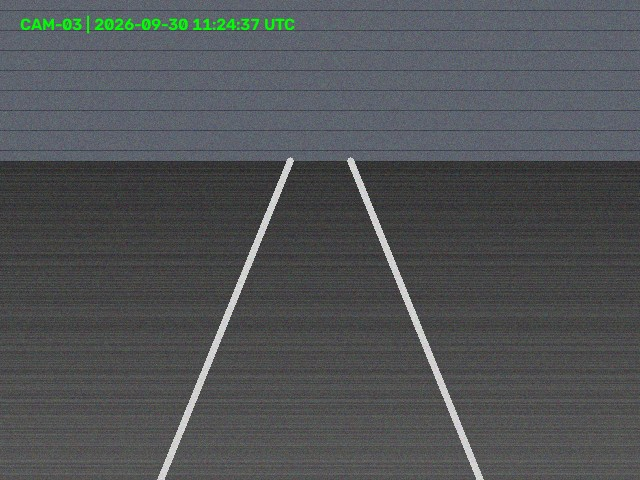
#> input picture data/surveillance_mini/authentic/authentic_001.jpg, 640 x 480 px
$ python -i forensic_features.py   (imports and definitions only)
#> lines starting #> are read from the running program, lines starting #| are printed output that depends on the picture; after the words box and inside, x2 and y2 are one past the last pixel; in counts of white or black regions, pixels touching at a corner belong together
"""
Forensic Feature Extraction Module for Netra-One Forensics.

Provides signal extraction methods for image forgery & tamper detection:
1. Error Level Analysis (ELA)
2. Noise Residual Analysis & Local Variance Heatmap
3. FFT Frequency Spectrum Analysis
4. Robust Z-score Anomaly Score Calculation (MAD)
5. Signal Fusion Bounding Box Localization
"""

import io
from typing import Any, Dict, List, Optional, Tuple

import cv2
import numpy as np
from PIL import Image


def compute_ela(
    img_rgb: np.ndarray, quality: int = 90
) -> Tuple[np.ndarray, np.ndarray, np.ndarray]:
    """Computes Error Level Analysis (ELA) by re-compressing the image at a target JPEG quality.

    Args:
        img_rgb: Input image in RGB uint8 format (HxWx3).
        quality: JPEG compression quality (1-100). Default is 90.

    Returns:
        Tuple of:
            - ela_scaled (np.ndarray): Per-channel 0-255 scaled ELA difference (RGB uint8).
            - ela_gray (np.ndarray): Grayscale magnitude of ELA (uint8).
            - ela_vis (np.ndarray): JET colormap visualization of ELA (RGB uint8).
    """
    if img_rgb.ndim == 2:
        img_rgb = cv2.cvtColor(img_rgb, cv2.COLOR_GRAY2RGB)

    pil_img = Image.fromarray(img_rgb)
    buffer = io.BytesIO()
    pil_img.save(buffer, format="JPEG", quality=quality)
    buffer.seek(0)
    recompressed = np.array(Image.open(buffer).convert("RGB"))

    # Compute absolute difference
    diff = np.abs(img_rgb.astype(np.float32) - recompressed.astype(np.float32))

    # Scale per channel to 0-255
    ela_scaled = np.zeros_like(diff, dtype=np.uint8)
    for ch in range(3):
        ch_max = diff[:, :, ch].max()
        if ch_max > 0:
            ela_scaled[:, :, ch] = np.clip(
                diff[:, :, ch] * (255.0 / ch_max), 0, 255
            ).astype(np.uint8)
        else:
            ela_scaled[:, :, ch] = 0

    ela_gray = cv2.cvtColor(ela_scaled, cv2.COLOR_RGB2GRAY)
    ela_vis_bgr = cv2.applyColorMap(ela_gray, cv2.COLORMAP_JET)
    ela_vis = cv2.cvtColor(ela_vis_bgr, cv2.COLOR_BGR2RGB)

    return ela_scaled, ela_gray, ela_vis


def compute_noise_residual(
    img_rgb: np.ndarray, block_size: int = 32, ksize: int = 5
) -> Tuple[np.ndarray, np.ndarray, np.ndarray]:
    """Computes median filter noise residual and local block variance heatmap.

    Args:
        img_rgb: Input image in RGB uint8 format.
        block_size: Size of non-overlapping blocks for variance computation.
        ksize: Kernel size for median filter (must be odd integer).

    Returns:
        Tuple of:
            - residual (np.ndarray): Noise residual image (float32).
            - var_map (np.ndarray): Raw block variance heatmap (float32, same size as img).
            - var_map_vis (np.ndarray): HOT colormap visualization of noise variance (RGB uint8).
    """
    if img_rgb.ndim == 3:
        gray = cv2.cvtColor(img_rgb, cv2.COLOR_RGB2GRAY)
    else:
        gray = img_rgb.copy()

    gray_f = gray.astype(np.float32)
    denoised = cv2.medianBlur(gray, ksize).astype(np.float32)
    residual = gray_f - denoised

    h, w = gray.shape
    var_map = np.zeros((h, w), dtype=np.float32)

    for i in range(0, h, block_size):
        for j in range(0, w, block_size):
            block = residual[i : i + block_size, j : j + block_size]
            if block.size > 0:
                var_val = float(np.var(block))
                var_map[i : i + block_size, j : j + block_size] = var_val

    # Normalize variance map to 0-255 for visualization
    max_var = var_map.max()
    if max_var > 0:
        var_norm = np.clip((var_map / max_var) * 255.0, 0, 255).astype(np.uint8)
    else:
        var_norm = np.zeros((h, w), dtype=np.uint8)

    var_vis_bgr = cv2.applyColorMap(var_norm, cv2.COLORMAP_HOT)
    var_map_vis = cv2.cvtColor(var_vis_bgr, cv2.COLOR_BGR2RGB)

    return residual, var_map, var_map_vis


def compute_fft_spectrum(
    img_rgb: np.ndarray,
) -> Tuple[np.ndarray, np.ndarray, np.ndarray]:
    """Computes 2D FFT log-magnitude frequency spectrum heatmap.

    Args:
        img_rgb: Input image in RGB uint8 format.

    Returns:
        Tuple of:
            - magnitude_spectrum (np.ndarray): Log-magnitude spectrum (float32).
            - spectrum_norm (np.ndarray): Normalized spectrum (uint8 0-255).
            - spectrum_vis (np.ndarray): VIRIDIS colormap visualization (RGB uint8).
    """
    if img_rgb.ndim == 3:
        gray = cv2.cvtColor(img_rgb, cv2.COLOR_RGB2GRAY)
    else:
        gray = img_rgb.copy()

    f = np.fft.fft2(gray.astype(np.float32))
    fshift = np.fft.fftshift(f)
    magnitude_spectrum = np.log(1.0 + np.abs(fshift))

    mag_max = magnitude_spectrum.max()
    mag_min = magnitude_spectrum.min()

    if mag_max > mag_min:
        spectrum_norm = (
            (magnitude_spectrum - mag_min) / (mag_max - mag_min) * 255.0
        ).astype(np.uint8)
    else:
        spectrum_norm = np.zeros_like(gray, dtype=np.uint8)

    spectrum_vis_bgr = cv2.applyColorMap(spectrum_norm, cv2.COLORMAP_VIRIDIS)
    spectrum_vis = cv2.cvtColor(spectrum_vis_bgr, cv2.COLOR_BGR2RGB)

    return magnitude_spectrum, spectrum_norm, spectrum_vis


def compute_anomaly_score(
    ela_scaled: np.ndarray, block_size: int = 32
) -> float:
    """Computes robust Z-score anomaly score based on block-wise mean ELA magnitude.

    Uses Median Absolute Deviation (MAD):
        MAD = median(|x - median(x)|)
        z_score = (x - median(x)) / (MAD + 1e-6)
        anomaly_score = max(z_scores)

    Args:
        ela_scaled: ELA scaled image array (RGB or Grayscale uint8).
        block_size: Non-overlapping block size (default: 32).

    Returns:
        anomaly_score (float): Maximum robust Z-score across blocks.
    """
    if ela_scaled.ndim == 3:
        ela_mag = ela_scaled.astype(np.float32).mean(axis=2)
    else:
        ela_mag = ela_scaled.astype(np.float32)

    h, w = ela_mag.shape
    block_means: List[float] = []

    for i in range(0, h, block_size):
        for j in range(0, w, block_size):
            block = ela_mag[i : i + block_size, j : j + block_size]
            if block.size > 0:
                block_means.append(float(np.mean(block)))

    if not block_means:
        return 0.0

    means_arr = np.array(block_means, dtype=np.float32)
    med = float(np.median(means_arr))
    mad = float(np.median(np.abs(means_arr - med)))

    if mad < 1e-6:
        # Fallback to standard deviation if MAD is extremely close to 0
        std = float(np.std(means_arr))
        if std < 1e-6:
            return 0.0
        z_scores = (means_arr - med) / std
    else:
        z_scores = (means_arr - med) / (mad + 1e-6)

    anomaly_score = float(np.max(z_scores))
    return float(round(anomaly_score, 4))


def extract_localization_bbox(
    ela_gray: np.ndarray,
    noise_var_map: np.ndarray,
    min_area: int = 100,
) -> Optional[List[int]]:
    """Fuses ELA and Noise Variance signals to detect and localize tampered bounding box.

    Args:
        ela_gray: Grayscale ELA magnitude (uint8).
        noise_var_map: Raw block variance map (float32).
        min_area: Minimum bounding box area in pixels to count as valid anomaly.

    Returns:
        bbox (Optional[List[int]]): Bounding box as [x, y, w, h] or None if no region found.
    """
    h, w = ela_gray.shape

    # Normalize ELA map to [0, 1]
    ela_max = ela_gray.max()
    ela_norm = (
        ela_gray.astype(np.float32) / ela_max if ela_max > 0 else np.zeros((h, w), dtype=np.float32)
    )

    # Normalize Noise Variance map to [0, 1]
    var_max = noise_var_map.max()
    var_norm = (
        noise_var_map / var_max if var_max > 0 else np.zeros((h, w), dtype=np.float32)
    )

    # Signal Fusion (equal weights)
    fusion_map = 0.5 * ela_norm + 0.5 * var_norm
    fusion_uint8 = np.clip(fusion_map * 255.0, 0, 255).astype(np.uint8)

    # Thresholding using Otsu's method (fallback to 95th percentile if flat map)
    if fusion_uint8.std() < 1e-3:
        threshold_val = np.percentile(fusion_uint8, 95)
        _, binary = cv2.threshold(
            fusion_uint8, threshold_val, 255, cv2.THRESH_BINARY
        )
    else:
        _, binary = cv2.threshold(
            fusion_uint8, 0, 255, cv2.THRESH_OTSU + cv2.THRESH_BINARY
        )

    # Morphological Open then Close to reduce noise & fill contours
    kernel = cv2.getStructuringElement(cv2.MORPH_RECT, (5, 5))
    binary = cv2.morphologyEx(binary, cv2.MORPH_OPEN, kernel)
    binary = cv2.morphologyEx(binary, cv2.MORPH_CLOSE, kernel)

    # Find connected components
    contours, _ = cv2.findContours(
        binary, cv2.RETR_EXTERNAL, cv2.CHAIN_APPROX_SIMPLE
    )

    if not contours:
        return None

    # Filter by area and pick largest contour
    valid_contours = [c for c in contours if cv2.contourArea(c) >= min_area]
    if not valid_contours:
        return None

    largest_contour = max(valid_contours, key=cv2.contourArea)
    x, y, bw, bh = cv2.boundingRect(largest_contour)

    return [int(x), int(y), int(bw), int(bh)]


def extract_all_features(
    img_rgb: np.ndarray, quality: int = 90
) -> Dict[str, Any]:
    """Runs end-to-end Part A forensic signal extraction pipeline on an image.

    Args:
        img_rgb: Input image in RGB format (HxWx3 uint8).
        quality: ELA re-compression quality. Default: 90.

    Returns:
        Dict containing all feature maps, visual heatmaps, anomaly score, and bounding box.
    """
    ela_scaled, ela_gray, ela_vis = compute_ela(img_rgb, quality=quality)
    residual, var_map, var_map_vis = compute_noise_residual(img_rgb)
    mag_spec, spec_norm, spec_vis = compute_fft_spectrum(img_rgb)
    anomaly_score = compute_anomaly_score(ela_scaled)
    bbox = extract_localization_bbox(ela_gray, var_map)

    return {
        "ela_scaled": ela_scaled,
        "ela_gray": ela_gray,
        "ela_vis": ela_vis,
        "noise_residual": residual,
        "noise_var_map": var_map,
        "noise_var_vis": var_map_vis,
        "fft_mag_spectrum": mag_spec,
        "fft_spectrum_norm": spec_norm,
        "fft_spectrum_vis": spec_vis,
        "anomaly_score": anomaly_score,
        "suspected_region_bbox": bbox,
    }

>>> import cv2
>>> picture = cv2.cvtColor(cv2.imread('../../data/surveillance_mini/authentic/authentic_001.jpg'), cv2.COLOR_BGR2RGB)
>>> result = extract_all_features(picture)
#> the loop in compute_ela, `for ch in range(3):` made 3 passes
#> ch_max on passes 1 to 3: 35, 26, 46
#> after the loop in compute_noise_residual, `for i in range(0, h, block_size):`:
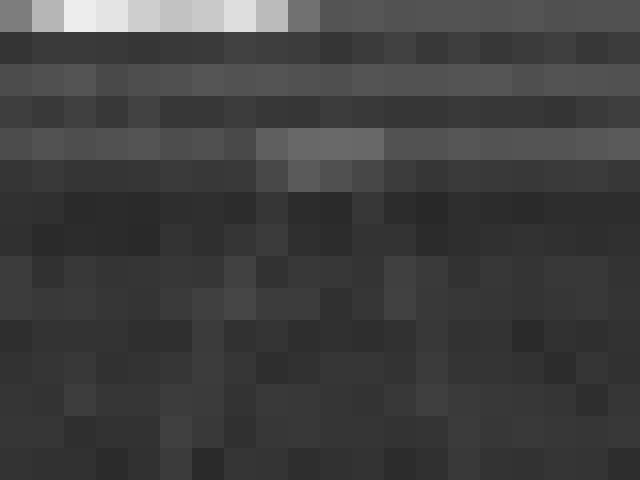
#> var_map: shape (480, 640) float32; min 40.66, max 237.6, mean 63.4
#> in compute_noise_residual, `max_var = var_map.max()`: max_var = 237.6
#> in compute_noise_residual, `var_vis_bgr = cv2.applyColorMap(var_norm, cv2.COLORMAP_HOT)`:
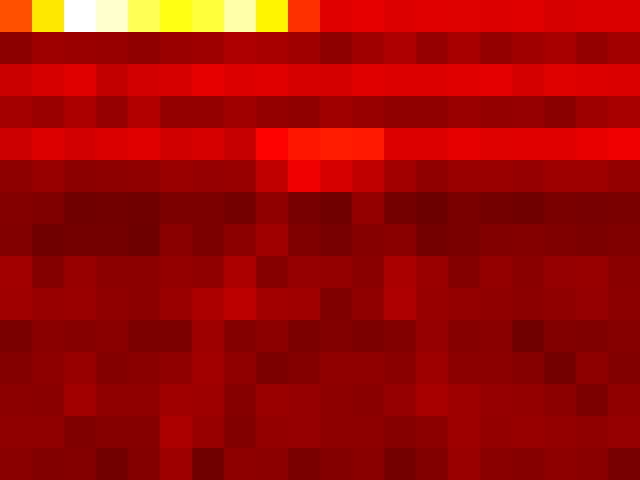
#> var_vis_bgr: shape (480, 640, 3); mean B, G, R 2.6, 7.4, 160.3
#> in compute_fft_spectrum, `magnitude_spectrum = np.log(1.0 + np.abs(fshift))`:
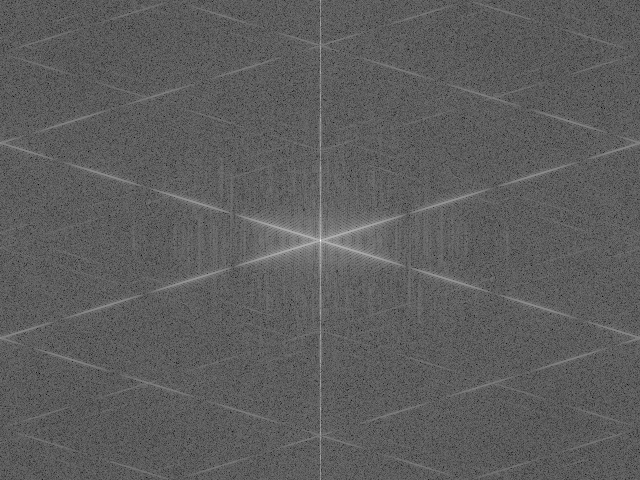
#> magnitude_spectrum: shape (480, 640) float64; min 2.7, max 17.05, mean 7.98; drawn with min black and max white
#> in compute_fft_spectrum, `mag_max = magnitude_spectrum.max()`: mag_max = 17.05
#> in compute_fft_spectrum, `mag_min = magnitude_spectrum.min()`: mag_min = 2.7
#> in compute_fft_spectrum, `spectrum_vis_bgr = cv2.applyColorMap(spectrum_norm, cv2.COLORMAP_VIRID..`:
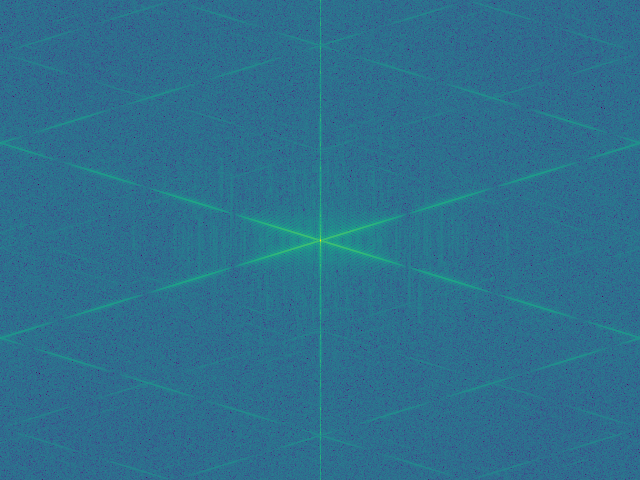
#> spectrum_vis_bgr: shape (480, 640, 3); mean B, G, R 141.6, 111.7, 45.4
#> after the loop in compute_anomaly_score, `for i in range(0, h, block_size):`:
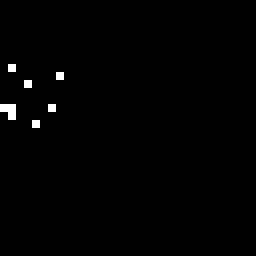
#> block: shape (32, 32) float32 (shown 8 times larger); values 0 (black) and 7 (white), 0.78% white in thin lines or dots, all inside (x1, y1, x2, y2) = (0, 8, 8, 16)
#> after the loop in compute_anomaly_score, `for i in range(0, h, block_size):`: block_means = 300 values, max 32.87 at index 3, min 0 at index 10, mean 1
#> in compute_anomaly_score, `means_arr = np.array(block_means, dtype=np.float32)`: means_arr has the same summary as block_means
#> in compute_anomaly_score, `med = float(np.median(means_arr))`: med = 0
#> in compute_anomaly_score, `std = float(np.std(means_arr))`: std = 4.89
#> in compute_anomaly_score, `z_scores = (means_arr - med) / std`: z_scores = 300 values, max 6.72 at index 3, min 0 at index 10, mean 0.204
#> in compute_anomaly_score, `anomaly_score = float(np.max(z_scores))`: anomaly_score = 6.72
#> in extract_localization_bbox, `ela_max = ela_gray.max()`: ela_max = 255
#> in extract_localization_bbox, `var_max = noise_var_map.max()`: var_max = 237.6
#> in extract_localization_bbox, `fusion_map = 0.5 * ela_norm + 0.5 * var_norm`:
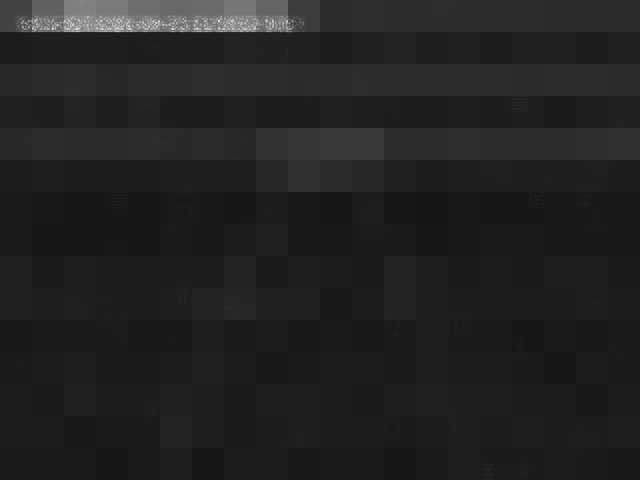
#> fusion_map: shape (480, 640) float32; min 0.0856, max 0.904, mean 0.136
#> in extract_localization_bbox, `_, binary = cv2.threshold( fusion_uint8, 0, 255, cv2.THRESH_OTSU + cv2..`:
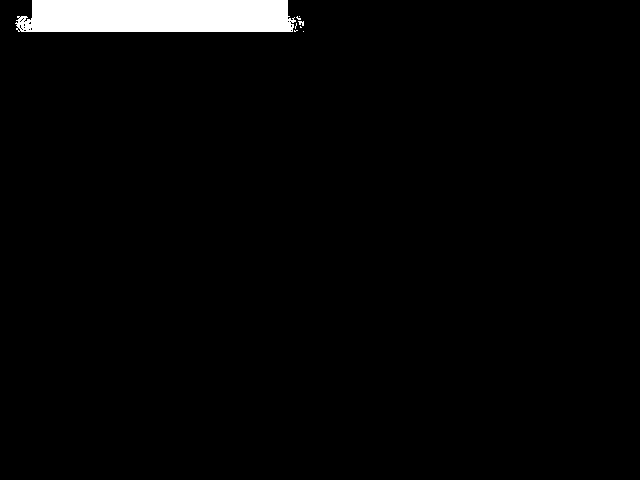
#> binary: shape (480, 640); 2.8% white; 8 white regions (6 under 20 px), largest, box (x1, y1, x2, y2) and area: (15, 0, 296, 32) 8459, (298, 21, 304, 26) 20
#> in extract_localization_bbox, `contours, _ = cv2.findContours( binary, cv2.RETR_EXTERNAL, cv2.CHAIN_A..`: contours = 1 contour; box (x1, y1, x2, y2) and area: (25, 0, 291, 32) 7968
#> in extract_localization_bbox, `valid_contours = [c for c in contours if cv2.contourArea(c) >= min_area]`: valid_contours has the same summary as contours
#> in extract_localization_bbox, `largest_contour = max(valid_contours, key=cv2.contourArea)`: largest_contour = contour of 15 points, box (x1, y1, x2, y2) (25, 0, 291, 32), area 7968
#> in extract_localization_bbox, `x, y, bw, bh = cv2.boundingRect(largest_contour)`: x = 25; y = 0; bw = 266; bh = 32
#> in extract_all_features, `bbox = extract_localization_bbox(ela_gray, var_map)`: bbox = [25, 0, 266, 32]
#> result = 11 items

$ run again, on data/surveillance_mini/authentic/authentic_002.jpg
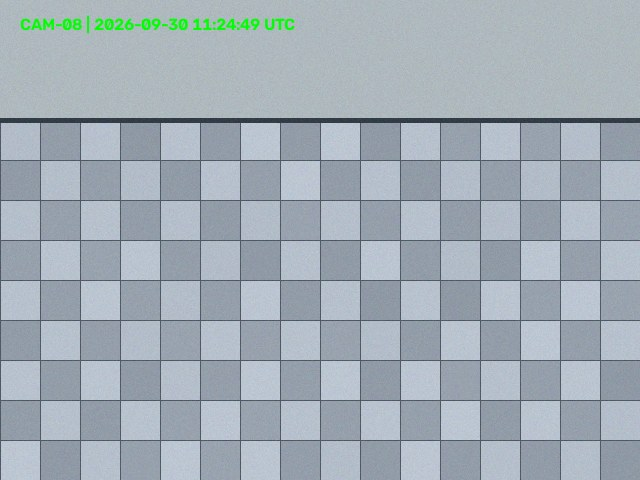
#> input picture data/surveillance_mini/authentic/authentic_002.jpg, 640 x 480 px
#> the loop in compute_ela, `for ch in range(3):` made 3 passes
#> ch_max on passes 1 to 3: 32, 23, 38
#> after the loop in compute_noise_residual, `for i in range(0, h, block_size):`:
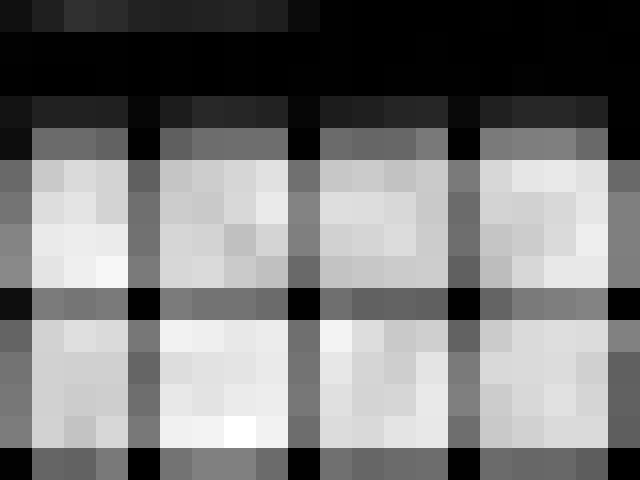
#> var_map: shape (480, 640) float32; min 3.15, max 346.1, mean 167.9; drawn with min black and max white
#> max_var = 346.1
#> mag_max = 17.78
#> mag_min = 0.658
#> after the loop in compute_anomaly_score, `for i in range(0, h, block_size):`: block_means = 300 values, max 38.09 at index 3, min 1.83 at index 35, mean 4.44
#> means_arr has the same summary as block_means
#> med = 3.73
#> mad = 0.492
#> z_scores = 300 values, max 69.8 at index 3, min -3.87 at index 35, mean 1.43
#> in compute_anomaly_score, `anomaly_score = float(np.max(z_scores))`: anomaly_score = 69.8
#> ela_max = 248
#> var_max = 346.1
#> in extract_localization_bbox, `binary = cv2.morphologyEx(binary, cv2.MORPH_OPEN, kernel)`:
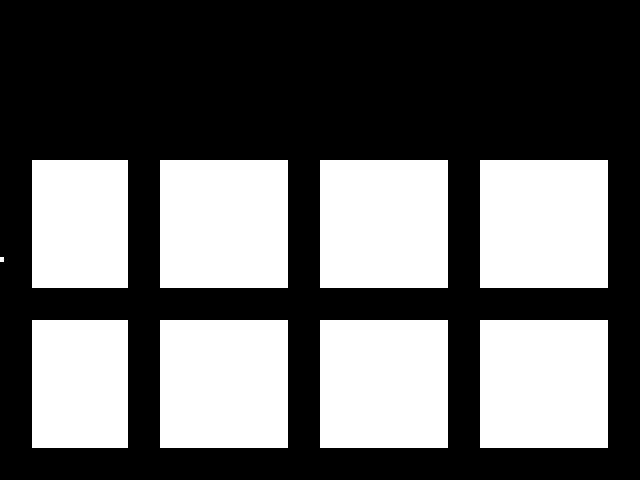
#> binary: shape (480, 640); 40% white; 9 white regions
#> contours = 9 contours, 1 with area under 20; largest, box (x1, y1, x2, y2) and area: (480, 320, 608, 448) 16129, (320, 320, 448, 448) 16129, (160, 320, 288, 448) 16129, (480, 160, 608, 288) 16129, (320, 160, 448, 288) 16129, (160, 160, 288, 288) 16129, (32, 320, 128, 448) 12065, (32, 160, 128, 288) 12065
#> valid_contours = 8 contours; box (x1, y1, x2, y2) and area: (480, 320, 608, 448) 16129, (320, 320, 448, 448) 16129, (160, 320, 288, 448) 16129, (480, 160, 608, 288) 16129, (320, 160, 448, 288) 16129, (160, 160, 288, 288) 16129, (32, 320, 128, 448) 12065, (32, 160, 128, 288) 12065
#> largest_contour = [[480, 320], [480, 447], [607, 447], [607, 320]]
#> x = 480; y = 320; bw = 128
#> bbox = [480, 320, 128, 128]
#> result = 11 items

$ run again, on data/surveillance_mini/authentic/authentic_003.jpg
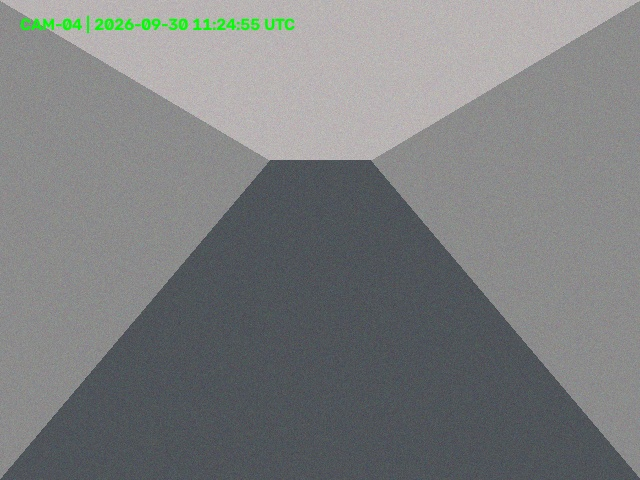
#> input picture data/surveillance_mini/authentic/authentic_003.jpg, 640 x 480 px
#> the loop in compute_ela, `for ch in range(3):` made 3 passes
#> ch_max on passes 1 to 3: 42, 33, 43
#> max_var = 74.73
#> in compute_fft_spectrum, `magnitude_spectrum = np.log(1.0 + np.abs(fshift))`:
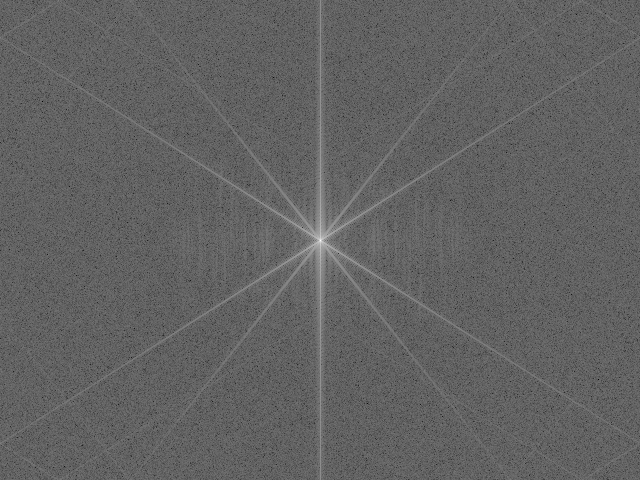
#> magnitude_spectrum: shape (480, 640) float64; min 1.53, max 17.47, mean 7.68; drawn with min black and max white
#> mag_max = 17.47
#> mag_min = 1.53
#> after the loop in compute_anomaly_score, `for i in range(0, h, block_size):`: block_means = 300 values, max 39.2 at index 4, min 17.01 at index 160, mean 19.76
#> means_arr has the same summary as block_means
#> med = 19.13
#> mad = 0.467
#> z_scores = 300 values, max 42.93 at index 4, min -4.53 at index 160, mean 1.35
#> in compute_anomaly_score, `anomaly_score = float(np.max(z_scores))`: anomaly_score = 42.93
#> ela_max = 210
#> var_max = 74.73
#> in extract_localization_bbox, `_, binary = cv2.threshold( fusion_uint8, 0, 255, cv2.THRESH_OTSU + cv2..`:
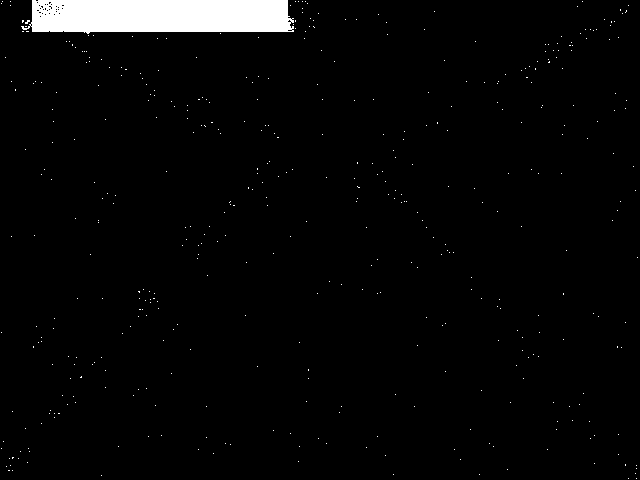
#> binary: shape (480, 640); 2.8% white; 448 white regions (447 under 20 px), largest, box (x1, y1, x2, y2) and area: (21, 0, 294, 34) 8241
#> contours = 1 contour; box (x1, y1, x2, y2) and area: (32, 0, 290, 32) 7920
#> valid_contours has the same summary as contours
#> largest_contour = contour of 10 points, box (x1, y1, x2, y2) (32, 0, 290, 32), area 7920
#> x = 32; y = 0; bw = 258; bh = 32
#> bbox = [32, 0, 258, 32]
#> result = 11 items
